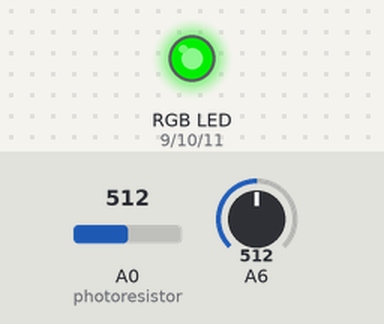
Bench run of a sketch on a simulated Arduino Uno, built with avr-gcc and run on an emulated ATmega328P. Shown: an RGB LED mixed from three pins (HIGH = lit). The inputs (shaded band) are chosen by the test bench; at power-on: A0 (photoresistor) = 512, A6 = 512. What the sketch prints to the serial monitor is not drawn.

Above: at 1.2 s.
1.3 s: A0 (photoresistor) set to 900
At 2.7 s:
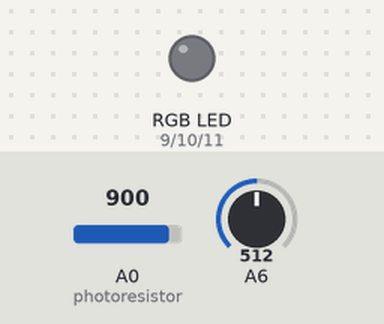
3.0 s: A0 (photoresistor) set to 790
At 4.1 s:
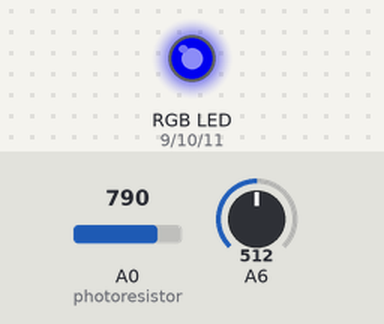
4.5 s: A0 (photoresistor) set to 0
At 5.4 s:
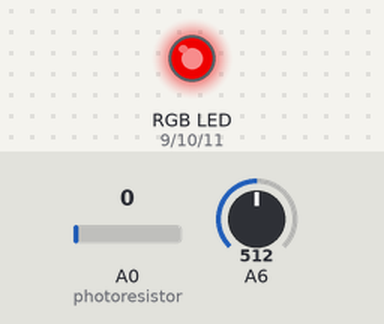
6.0 s: A0 (photoresistor) set to 310
At 6.6 s:
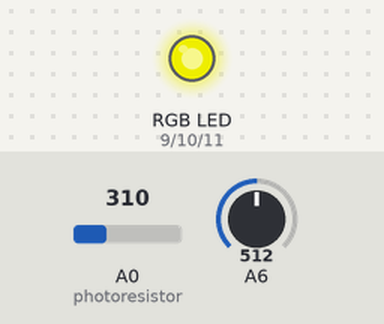
Timing chart, 0 to 8.5 s (numbered marks = the images above; inputs shaded):
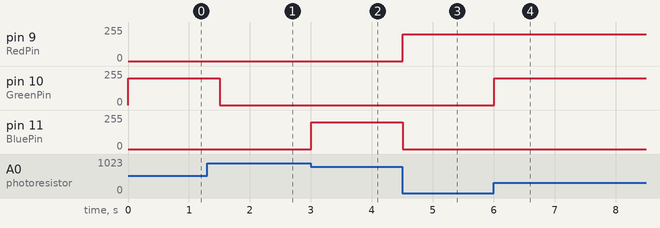

Measured:
- after the input at 1.3 s, pin 10 (GreenPin): 200/255 → 0/255 after 0.20 s
- after the input at 3.0 s, pin 11 (BluePin): 0/255 → 200/255 at once
- after the input at 4.5 s, pin 9 (RedPin): 0/255 → 200/255 at once; pin 11 (BluePin): 200/255 → 0/255 at once
- after the input at 6.0 s, pin 10 (GreenPin): 0/255 → 200/255 at once

The sketch:

Circuit_1D_RGBNightlight.ino
```cpp
/*
 * Circuit 1D-RGB Nightlight
 * Turns an RGB LED on or off based on the light level read by a photoresistor.
 * Change colors by turning the potentiometer.
 */

//variables to store values of photoresistor and potentiometer
int photoresistor = 0;
int potentiometer = 0;

int threshold = 800;  //controls how dark it needs to be for light to turn on

//pins driving or reading each component
//assigned here as variables for minimal code changes if wiring is changed
int RedPin = 9;
int GreenPin = 10;
int BluePin = 11;
int photoresistorPin = A0;
int potentiometerPin = A2;
void setup() {
  Serial.begin(9600); //begin serial communication

  //set pins to drive LEDs - variables used instead of hardcoded values in case wiring changes
  pinMode(RedPin, OUTPUT);
  pinMode(GreenPin, OUTPUT);
  pinMode(BluePin, OUTPUT);
}

void loop() {
  //read values from sensors - variables used instead of hardcoded values in case wiring changes
  photoresistor = analogRead(photoresistorPin);
  potentiometer = analogRead(photoresistor);

  //print measured values to serial monitor - useful for debugging and setting threshold
  Serial.print("Photoresistor value:");
  Serial.print(photoresistor);
  Serial.print("  Potentiometer value:");
  Serial.print(potentiometer);

  if(photoresistor < threshold){
    // what to do if photoresistor is measuring enough darkness to turn on LED
    //run different methods depending on potentiometer position
    //low end of dial sets LEDs to red, then goes through rainbow order as dial is turned
    if(potentiometer >= 0 && potentiometer <= 150)
      red();
    if (potentiometer > 150 && potentiometer <= 300)
      orange();
    if(potentiometer > 300 && potentiometer <= 450)
      yellow();
    if(potentiometer > 450 && potentiometer <= 600)
      green();
    if(potentiometer > 600 && potentiometer <= 750)
      cyan();
    if(potentiometer > 750 && potentiometer <= 900)
      blue();
    if(potentiometer > 900)
      magenta();
  }
  // what to do if the photoresistor isn't measuring enough darkness to turn on LED
  else {
    turnOff(); // keep the LED off
  }
  delay(500); // wait 500ms to read values and check conditions again
}


// define methods for each LED color state

void red(){
  // set LED to red
  // turns on red leg of LED at max value
  analogWrite(RedPin, 200);
  analogWrite(GreenPin, 0);
  analogWrite(BluePin, 0);
  Serial.println("  red");  //print color to serial monitor - useful for debugging
}

void orange(){
  // set LED to orange
  // turns on red leg of LED at max value and green leg at half value
  analogWrite(RedPin, 200);
  analogWrite(GreenPin, 100);
  analogWrite(BluePin, 0);
  Serial.println("  orange");  //print color to serial monitor - useful for debugging
}

void yellow(){
  // set LED to yellow
  // turns on red leg and green leg of LED at max value
  analogWrite(RedPin, 200);
  analogWrite(GreenPin, 200);
  analogWrite(BluePin, 0);
  Serial.println("  yellow");  //print color to serial monitor - useful for debugging
}

void green(){
  // set LED to green
  // turns on green leg of LED at max value
  analogWrite(RedPin, 0);
  analogWrite(GreenPin, 200);
  analogWrite(BluePin, 0);
  Serial.println("  green");  //print color to serial monitor - useful for debugging
}

void cyan(){
  // set LED to cyan
  // turns on green leg and blue leg of LED at max value
  analogWrite(RedPin, 0);
  analogWrite(GreenPin, 200);
  analogWrite(BluePin, 200);
  Serial.println("  cyan");  //print color to serial monitor - useful for debugging
}

void blue(){
  // set LED to blue
  // turns on blue leg of LED at max value
  analogWrite(RedPin, 0);
  analogWrite(GreenPin, 0);
  analogWrite(BluePin, 200);
  Serial.println("  blue");  //print color to serial monitor - useful for debugging
}

void magenta(){
  // set LED to magenta
  // turns on red leg and blue leg of LED at max value
  analogWrite(RedPin, 200);
  analogWrite(GreenPin, 0);
  analogWrite(BluePin, 200);
  Serial.println("  magenta");  //print color to serial monitor - useful for debugging
}

void turnOff(){
  // turns off LEDs
  // sets all legs to low
  analogWrite(RedPin, 0);
  analogWrite(GreenPin, 0);
  analogWrite(BluePin, 0);
}
```
